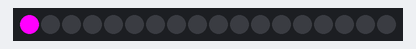
Bench run of a program on a simulated Raspberry Pi Pico running MicroPython. Parts: 18 RGB LEDs in strip order, left to right.

Above: at 0.01 s.
At 0.61 s:
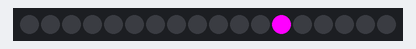
At 1.22 s:
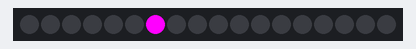

Measured:
- by itself, everything shown: repeats every 0.91 s, in 18 steps

The program:

example_stripe.py
```python
from machine import Pin
from neopixel import NeoPixel
from time import sleep_ms

# GPIO PIN the stripe is connected to (DO line on the stripe)
pin_np = 28

# LED count - Depends on how many LEDs are in use.
leds = 18

# RGB color values
color = (255,0,255)
speed = 50

# Initialize the LED stripe
stripe = NeoPixel(Pin(pin_np, Pin.OUT), leds)

# Main Loop
while True:
    for i in range (leds):
        # Loop over LEDs and switch it on one by one
        stripe[i] = color
        stripe.write()
        sleep_ms(speed)
        # Reset/turn off the current LED
        stripe[i] = (0, 0, 0)
```
